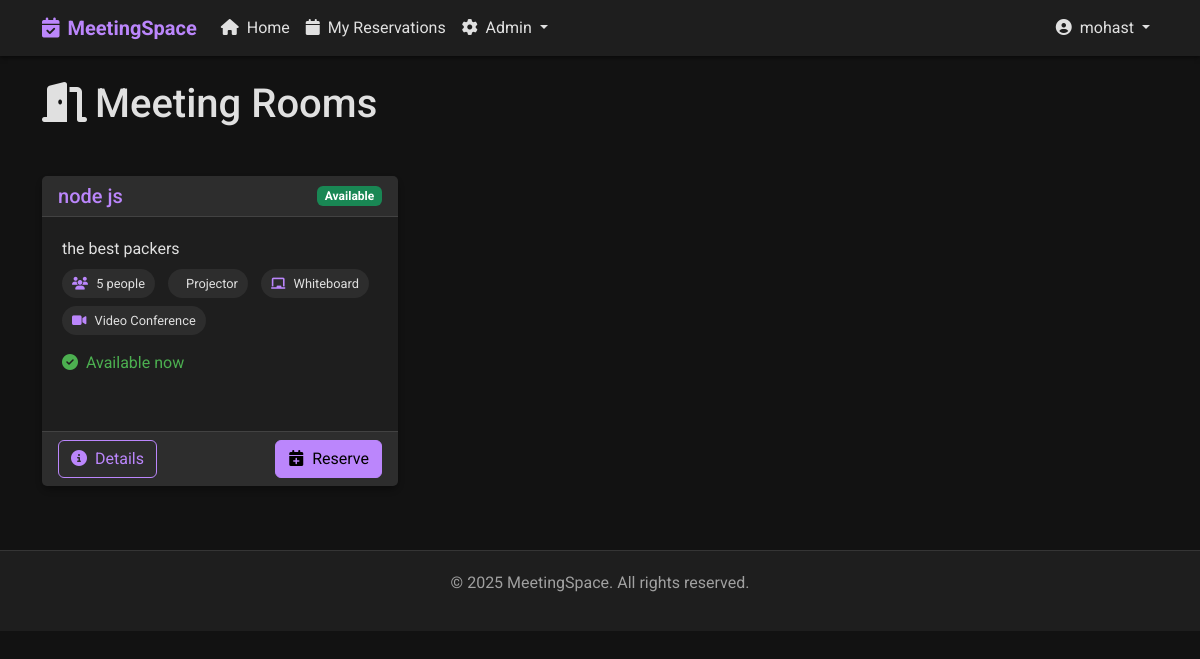
The app's page / (signed in), older data.
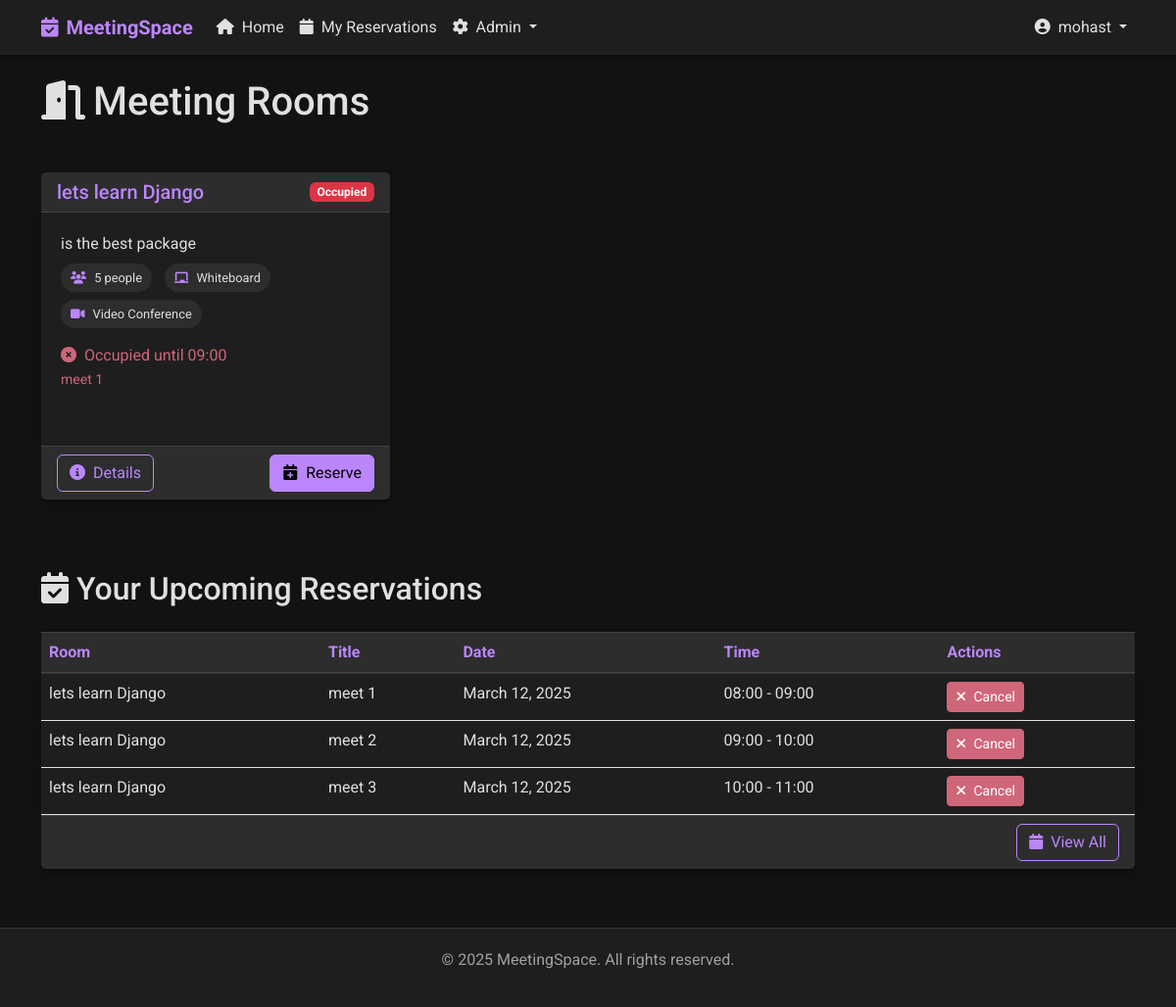
The same page, newer data.
### base/models.py (models this page shows, shortened)
class Room(models.Model):
    name = models.CharField(max_length=100)
    capacity = models.IntegerField(default=10)
    has_projector = models.BooleanField(default=False)
    has_whiteboard = models.BooleanField(default=False)
    has_video_conference = models.BooleanField(default=False)
    description = models.TextField(null=True, blank=True)
    created = models.DateTimeField(auto_now_add=True)
    updated = models.DateTimeField(auto_now=True)
    class Meta:
        ordering = ['name']
    def get_current_status(self):
        now = datetime.now()
        today = now.date()
        current_time = now.time()
        active_reservation = self.reservation_set.filter(
            date=today,
            start_time__lte=current_time,
            end_time__gt=current_time
        ).first()
        if active_reservation:
            return {
                'status': 'occupied',
                'reservation': active_reservation
            }
        else:
            return {
                'status': 'free',
                'next_reservation': self.reservation_set.filter(
                    date=today,
                    start_time__gt=current_time
                ).order_by('start_time').first()
            }

class Reservation(models.Model):
    room = models.ForeignKey(Room, on_delete=models.CASCADE)
    user = models.ForeignKey(User, on_delete=models.CASCADE)
    title = models.CharField(max_length=200)
    description = models.TextField(null=True, blank=True)
    date = models.DateField()
    start_time = models.TimeField()
    end_time = models.TimeField()
    participants_emails = models.TextField(null=True, blank=True,
                                          help_text="Enter email addresses separated by commas")
    reminder_sent = models.BooleanField(default=False)
    created = models.DateTimeField(auto_now_add=True)
    updated = models.DateTimeField(auto_now=True)
    class Meta:
        ordering = ['date', 'start_time']
        constraints = [
            models.UniqueConstraint(
                fields=['room', 'date', 'start_time'],
                name='unique_reservation'
            )
        ]

### base/views.py (the view)
# urls.py: path('', views.home, name="home"),
def home(request):
    rooms = Room.objects.all()
    for room in rooms:
        room.current_status = room.get_current_status()
    upcoming_reservations = []
    if request.user.is_authenticated:
        upcoming_reservations = Reservation.objects.filter(
            user=request.user,
            date__gte=datetime.now().date()
        ).order_by('date', 'start_time')[:3]
    context = {
        'rooms': rooms,
        'upcoming_reservations': upcoming_reservations,
    }
    return render(request, 'base/home.html', context)

### templates/base/home.html (shortened to what this page needs)
{% extends 'main.html' %}
{% block content %}
<div class="row mb-4">
    <div class="col-12">
        <h1 class="mb-4"><i class="fas fa-door-open me-2"></i>Meeting Rooms</h1>
    </div>
</div>
<div class="row">
    {% for room in rooms %}
    <div class="col-md-6 col-lg-4 mb-4">
        <div class="card h-100">
            <div class="card-header d-flex justify-content-between align-items-center">
                <h5 class="mb-0">{{ room.name }}</h5>
                {% if room.current_status.status == 'free' %}
                <span class="badge bg-success">Available</span>
                {% else %}
                <span class="badge bg-danger">Occupied</span>
                {% endif %}
            </div>
            <div class="card-body">
                <div class="mb-3">
                    <p class="mb-2">{{ room.description|truncatechars:100 }}</p>
                    <div class="d-flex flex-wrap gap-2 mb-3">
                        <span class="feature-badge">
                            <i class="fas fa-users"></i> {{ room.capacity }} people
                        </span>
                        {% if room.has_projector %}
                        <span class="feature-badge">
                             Projector
                        </span>
                        {% endif %}
                        {% if room.has_whiteboard %}
                        <span class="feature-badge">
                            <i class="fas fa-chalkboard"></i> Whiteboard
                        </span>
                        {% endif %}
                        {% if room.has_video_conference %}
                        <span class="feature-badge">
                            <i class="fas fa-video"></i> Video Conference
                        </span>
                        {% endif %}
                    </div>
                </div>
                <div class="mt-3">
                    {% if room.current_status.status == 'free' %}
                    <p class="status-free">
                        <i class="fas fa-check-circle me-1"></i> Available now
                    </p>
                    {% else %}
                    <p class="status-occupied">
                        <i class="fas fa-times-circle me-1"></i> Occupied until {{ room.current_status.reservation.end_time|time:"H:i" }}
                        <br>
                        <small>{{ room.current_status.reservation.title }}</small>
                    </p>
                    {% endif %}
                </div>
            </div>
            <div class="card-footer d-flex justify-content-between">
                <a href="{% url 'room-detail' room.id %}" class="btn btn-outline-primary">
                    <i class="fas fa-info-circle me-1"></i> Details
                </a>
                {% if user.is_authenticated %}
                <a href="{% url 'create-reservation' room.id %}" class="btn btn-primary">
                    <i class="fas fa-calendar-plus me-1"></i> Reserve
                </a>
                {% endif %}
            </div>
        </div>
    </div>
    {% empty %}
    <div class="col-12">
        <div class="alert alert-info">
            <i class="fas fa-info-circle me-2"></i> No meeting rooms available.
        </div>
    </div>
    {% endfor %}
</div>
{% if user.is_authenticated and upcoming_reservations %}
<div class="row mt-5">
    <div class="col-12">
        <h2 class="mb-4"><i class="fas fa-calendar-check me-2"></i>Your Upcoming Reservations</h2>
        <div class="card">
            <div class="card-body p-0">
                <div class="table-responsive">
                    <table class="table mb-0">
                        <thead>
                            <tr>
                                <th>Room</th>
                                <th>Title</th>
                                <th>Date</th>
                                <th>Time</th>
                                <th>Actions</th>
                            </tr>
                        </thead>
                        <tbody>
                            {% for reservation in upcoming_reservations %}
                            <tr>
                                <td>{{ reservation.room.name }}</td>
                                <td>{{ reservation.title }}</td>
                                <td>{{ reservation.date }}</td>
                                <td>{{ reservation.start_time|time:"H:i" }} - {{ reservation.end_time|time:"H:i" }}</td>
                                <td>
                                    <a href="{% url 'cancel-reservation' reservation.id %}" class="btn btn-sm btn-danger">
                                        <i class="fas fa-times me-1"></i> Cancel
                                    </a>
                                </td>
                            </tr>
                            {% endfor %}
                        </tbody>
                    </table>
                </div>
            </div>
            <div class="card-footer text-end">
                <a href="{% url 'user-reservations' %}" class="btn btn-outline-primary">
                    <i class="fas fa-calendar me-1"></i> View All
                </a>
            </div>
        </div>
    </div>
</div>
{% endif %}
{% endblock %}

### templates/main.html (shortened to what this page needs)
{% load static %}
<!DOCTYPE html>
<html lang="en">
<head>
    <link href="https://cdn.jsdelivr.net/npm/bootstrap@5.2.3/dist/css/bootstrap.min.css" rel="stylesheet">
    <link rel="stylesheet" href="https://cdnjs.cloudflare.com/ajax/libs/font-awesome/6.4.0/css/all.min.css">
    <link rel="stylesheet" href="{% static 'css/dark-theme.css' %}">
</head>
<body>
    <nav class="navbar navbar-expand-lg navbar-dark mb-4">
        <div class="container">
            <a class="navbar-brand" href="{% url 'home' %}">
                <i class="fas fa-calendar-check me-2"></i>MeetingSpace
            </a>
            <div class="collapse navbar-collapse" id="navbarNav">
                <ul class="navbar-nav me-auto">
                    <li class="nav-item">
                        <a class="nav-link {% if request.path == '/' %}active{% endif %}" href="{% url 'home' %}">
                            <i class="fas fa-home me-1"></i> Home
                        </a>
                    </li>
                    {% if user.is_authenticated %}
                        <li class="nav-item">
                            <a class="nav-link {% if 'my-reservations' in request.path %}active{% endif %}" href="{% url 'user-reservations' %}">
                                <i class="fas fa-calendar me-1"></i> My Reservations
                            </a>
                        </li>
                        {% if user.is_staff %}
                            <li class="nav-item dropdown">
                                <a class="nav-link dropdown-toggle" href="#" role="button" data-bs-toggle="dropdown">
                                    <i class="fas fa-cog me-1"></i> Admin
                                </a>
                            </li>
                        {% endif %}
                    {% endif %}
                </ul>
                <ul class="navbar-nav">
                    {% if user.is_authenticated %}
                        <li class="nav-item dropdown">
                            <a class="nav-link dropdown-toggle" href="#" role="button" data-bs-toggle="dropdown">
                                <i class="fas fa-user-circle me-1"></i> {{ user.username }}
                            </a>
                        </li>
                    {% endif %}
                </ul>
            </div>
        </div>
    </nav>
    <div class="container my-4">
        {% block content %}{% endblock %}
    </div>
    <footer>
        <div class="container">
            <p>&copy; {% now "Y" %} MeetingSpace. All rights reserved.</p>
        </div>
    </footer>
</body>
</html>

### static/css/dark-theme.css (style rules this page uses)
:root { --dark-bg: #121212; --dark-surface: #1e1e1e; --dark-surface-2: #2d2d2d; --dark-text: #e0e0e0; --dark-text-secondary: #a0a0a0; --primary: #bb86fc; --primary-variant: #3700b3; --secondary: #03dac6; --error: #cf6679; --success: #4caf50; --warning: #ff9800; --info: #2196f3; }
body { background-color: var(--dark-bg); color: var(--dark-text); font-family: 'Roboto', sans-serif; margin: 0; padding: 0; }
.navbar { background-color: var(--dark-surface); box-shadow: 0 2px 4px rgba(0, 0, 0, 0.5); }
.navbar-brand { color: var(--primary) !important; font-weight: bold; }
.nav-link { color: var(--dark-text) !important; }
.card { background-color: var(--dark-surface); border: none; border-radius: 8px; box-shadow: 0 4px 6px rgba(0, 0, 0, 0.3); margin-bottom: 20px; transition: transform 0.2s, box-shadow 0.2s; }
.card-header { background-color: var(--dark-surface-2); border-bottom: 1px solid rgba(255, 255, 255, 0.1); color: var(--primary); font-weight: bold; }
.card-body { padding: 20px; }
.card-footer { background-color: var(--dark-surface-2); border-top: 1px solid rgba(255, 255, 255, 0.1); }
.btn-primary { background-color: var(--primary); border-color: var(--primary); color: #000; }
.btn-danger { background-color: var(--error); border-color: var(--error); }
.btn-outline-primary { color: var(--primary); border-color: var(--primary); }
.table { color: var(--dark-text); }
.table thead th { background-color: var(--dark-surface-2); border-bottom: 2px solid rgba(255, 255, 255, 0.1); color: var(--primary); }
.table td, .table th { border-top: 1px solid rgba(255, 255, 255, 0.1); }
.status-occupied { color: var(--error); }
.feature-badge { background-color: var(--dark-surface-2); border-radius: 20px; color: var(--dark-text); display: inline-block; font-size: 0.8rem; margin-right: 5px; padding: 5px 10px; }
.feature-badge i { color: var(--primary); margin-right: 5px; }
footer { background-color: var(--dark-surface); border-top: 1px solid rgba(255, 255, 255, 0.1); color: var(--dark-text-secondary); margin-top: 40px; padding: 20px 0; text-align: center; }

Row changes from the older to the newer data that the page shows:
removed Room: name "node js", shows "Available", description "the best packers", capacity "5", has_projector "Projector", has_whiteboard True (drawn), has_video_conference True (drawn), shows "Available now"
added Room: name "lets learn Django", shows "Occupied", description "is the best package", capacity "5", has_whiteboard True (drawn), has_video_conference True (drawn), current_status.reservation.end_time "09:00", current_status.reservation "meet 1"
added Reservation: room.name "lets learn Django", title "meet 1", date "March 12, 2025", start_time "08:00", end_time "09:00"
added Reservation: room.name "lets learn Django", title "meet 2", date "March 12, 2025", start_time "09:00", end_time "10:00"
added Reservation: room.name "lets learn Django", title "meet 3", date "March 12, 2025", start_time "10:00", end_time "11:00"
Text that changed along with them:
text now shown: "Your Upcoming Reservations Room Title Date Time Actions View All"
